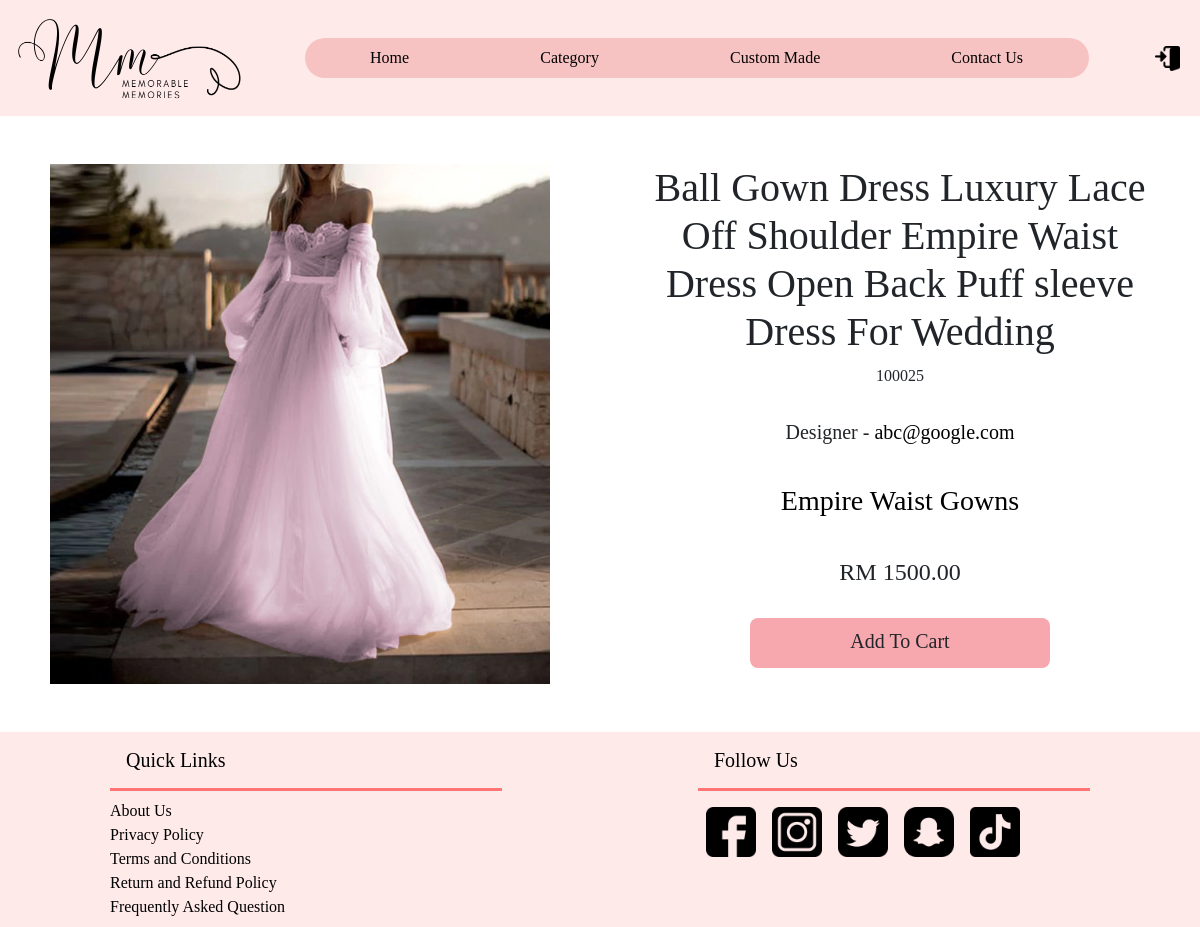
The app's page /customer/product_detail.php?product_id=100025 with its own data.
### tables this page shows
CREATE TABLE `product` (
  `product_id` int(6) NOT NULL,
  `product_image` varchar(100) DEFAULT NULL,
  `product_name` varchar(100) NOT NULL,
  `product_price` double NOT NULL,
  `category_id` int(5) NOT NULL,
  `designer_email` varchar(100) NOT NULL,
  `product_condition` enum('available','rented','sold') NOT NULL
);

CREATE TABLE `category` (
  `category_id` int(5) NOT NULL,
  `category_image` varchar(50) DEFAULT NULL,
  `category_name` varchar(50) NOT NULL,
  `category_description` mediumtext NOT NULL
);

### customer/product_detail.php (the view, shortened to what this page needs)
<!DOCTYPE HTML>
<html>
<head>
    <link href="https://cdn.jsdelivr.net/npm/bootstrap@5.2.0-beta1/dist/css/bootstrap.min.css" rel="stylesheet">
    <link href="../css/shared.css" rel="stylesheet">
    <link href="../css/product.css" rel="stylesheet">
</head>
<body>
    <div class="container-fluid p-0">
        <?php
            include '../config/dbase.php';
            include 'navigationBar.php';
            $product_id = isset($_GET['product_id']) ? $_GET['product_id'] : die('ERROR: Product record not found.');
            try {
                $productQuery = "SELECT product_image, product_name, product_price, p.category_id, p.designer_email, c.category_name
                                FROM product p
                                INNER JOIN category c
                                ON p.category_id = c.category_id
                                WHERE product_id = :product_id";
                $productStmt = $con->prepare($productQuery);
                $productStmt->bindParam(":product_id", $product_id);
                $productStmt->execute();
                $productRow = $productStmt->fetch(PDO::FETCH_ASSOC);
                $product_name = $productRow['product_name'];
                $product_price = sprintf('%.2f', $productRow['product_price']);
                $category_id = $productRow['category_id'];
                $category_name = $productRow['category_name'];
                $designer_email = $productRow['designer_email'];
            } catch (PDOException $exception) {
                die('ERROR: ' . $exception->getMessage());
            }
        ?>
        <div class="d-flex flex-column flex-md-row justify-content-around">
            <div class="productImageSide mx-5 mt-5 col-10 col-md-5">
                <?php
                    $product_image = $productRow['product_image'];
                    echo "<img src='$product_image' class='productImage'>";
                ?>
            </div>
            <div class="productDetailSide text-center mx-5 mt-5 col-10 col-md-5 d-flex flex-column align-self-center">
                <div>
                    <h1><?php echo $product_name ?></h1>
                    <p><?php echo $product_id ?></p>
                    <h5 class="my-4 py-2">Designer - <a href='designer_profile.php?designer_email=<?php echo $designer_email ?>' class='detail'><?php echo $designer_email ?></a></h5>
                    <h3 class="my-4 py-2"><a href='category_detail.php?category_id=<?php echo $category_id ?>' class='detail text-center'><?php echo $category_name?></a></h3>
                    <h4 class="my-4 py-2">RM <?php echo $product_price?></h4>
                </div>
                <div class="d-flex justify-content-center">
                    <?php
                    echo "<a href='#' onclick='addToCart({$product_id});' class='addToCartBtn btn btn-lg mb-3 mx-2 d-flex justify-content-center'>Add To Cart</a>";
                    ?>
                </div>
            </div>
        </div>
        <?php
        include 'footer.php';
        ?>
    </div>
</body>
</html>

### css/shared.css (style rules this page uses)
html, body { font-family: "Comic Sans MS", "Comic Sans", cursive; }

### css/product.css (style rules this page uses)
.productImage { width: 100%; height: 100%; }

### customer/product_detail.php (style rules this page uses)
.detail { color: black; text-decoration: none; }
.addToCartBtn { background-color: #f7A8AE; width: 300px; height: 50px; border: none; }

### records on screen
product: product_image (picture), product_name "Ball Gown Dress Luxury Lace Off Shoulder Empire Waist Dress Open Back Puff sleeve Dress For Wedding", designer_email "abc@google.com", category.category_name "Empire Waist Gowns", product_price "1500.00"

### other values on screen
$product_id "100025"
